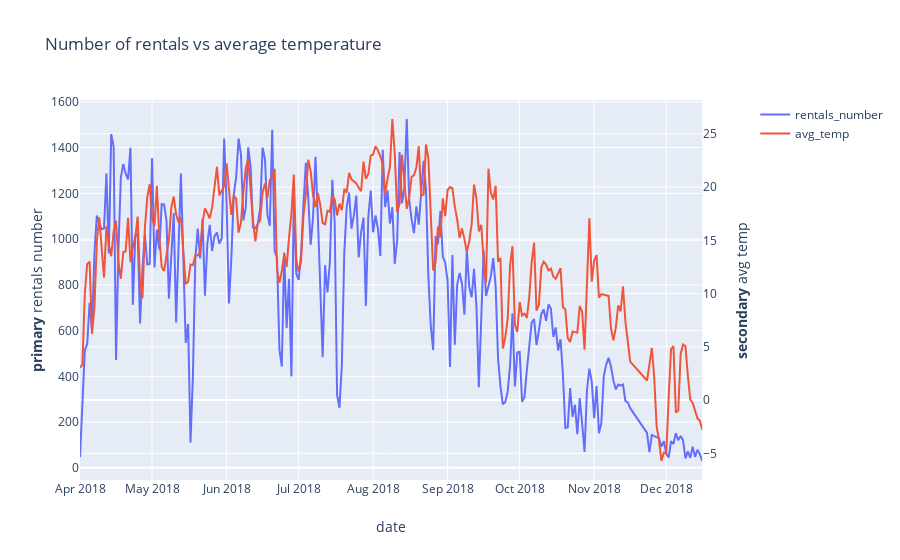

The code cell stored with this chart in its notebook:
### Code cell
from plotly.subplots import make_subplots
# Create figure with secondary y-axis
fig = make_subplots(specs=[[{"secondary_y": True}]])

# Add traces
fig.add_trace(
    go.Scatter(x=data['date'], y=data['rentals_number'], name="rentals_number"),
    secondary_y=False,
)

fig.add_trace(
    go.Scatter(x=data['date'], y=data['avg_temp'], name="avg_temp"),
    secondary_y=True,
)

# Add figure title
fig.update_layout(
    title_text="Number of rentals vs average temperature"
)

# Set x-axis title
fig.update_xaxes(title_text="date")

# Set y-axes titles
fig.update_yaxes(title_text="<b>primary</b> rentals number", secondary_y=False)
fig.update_yaxes(title_text="<b>secondary</b> avg temp", secondary_y=True)

fig.show()

### Figure 1 — Plotly figure (JSON) as saved in the notebook; plotly's stock layout.template omitted (floating-point values rounded to 4 significant figures; data arrays with more than 128 entries replaced by an {"elided": "..."} marker saying what was removed)
{"data": [{"name": "rentals_number", "type": "scatter", "x": {"elided": "254 str values"}, "xaxis": "x", "y": {"elided": "254 int values"}, "yaxis": "y"}, {"name": "avg_temp", "type": "scatter", "x": {"elided": "254 str values"}, "xaxis": "x", "y": {"elided": "254 float values"}, "yaxis": "y2"}], "layout": {"title": {"text": "Number of rentals vs average temperature"}, "xaxis": {"anchor": "y", "domain": [0, 0.94], "title": {"text": "date"}}, "yaxis": {"anchor": "x", "domain": [0, 1], "title": {"text": "<b>primary</b> rentals number"}}, "yaxis2": {"anchor": "x", "overlaying": "y", "side": "right", "title": {"text": "<b>secondary</b> avg temp"}}}}
